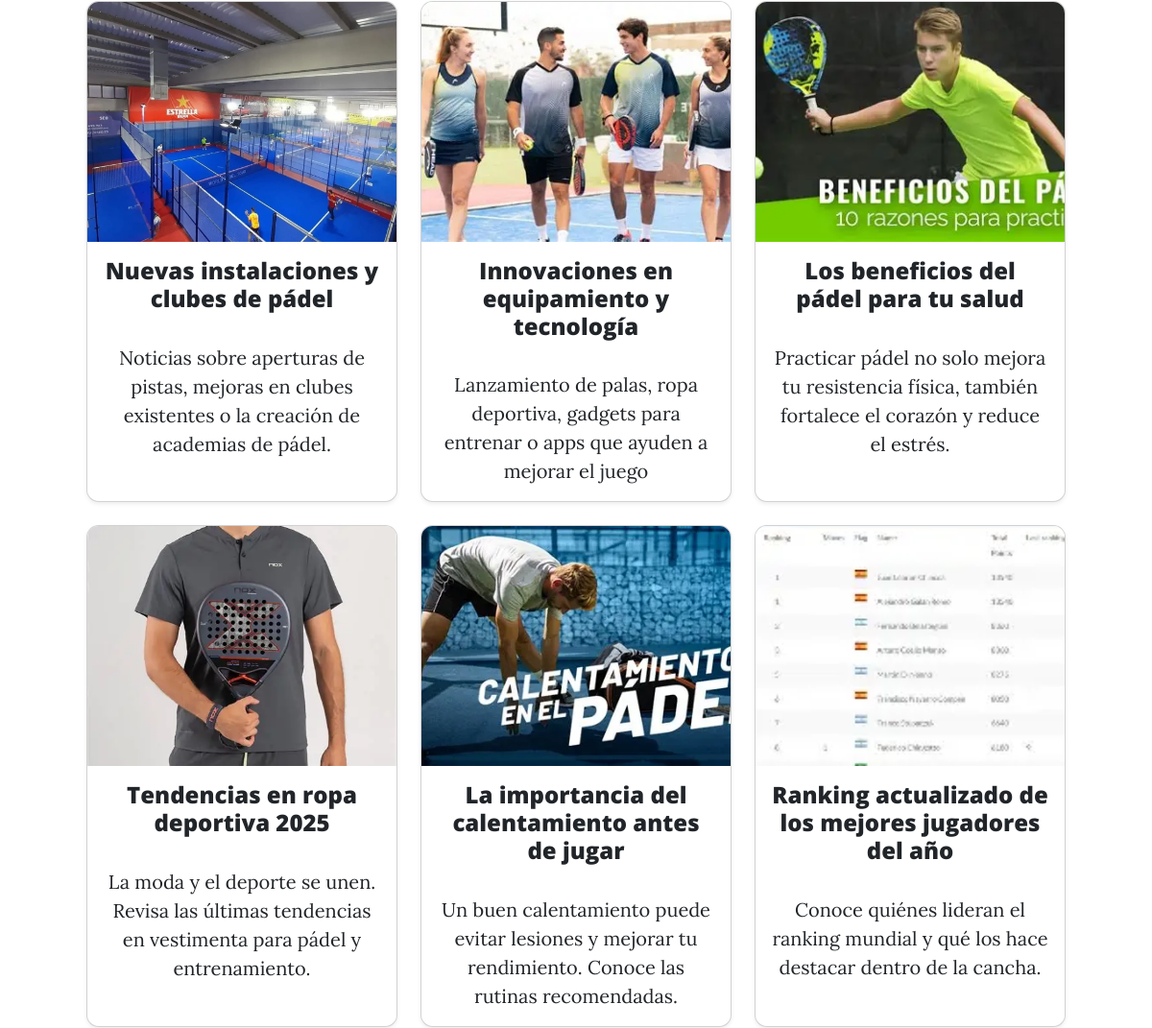
The page /noticias/ (middle part) on the database as committed earlier.
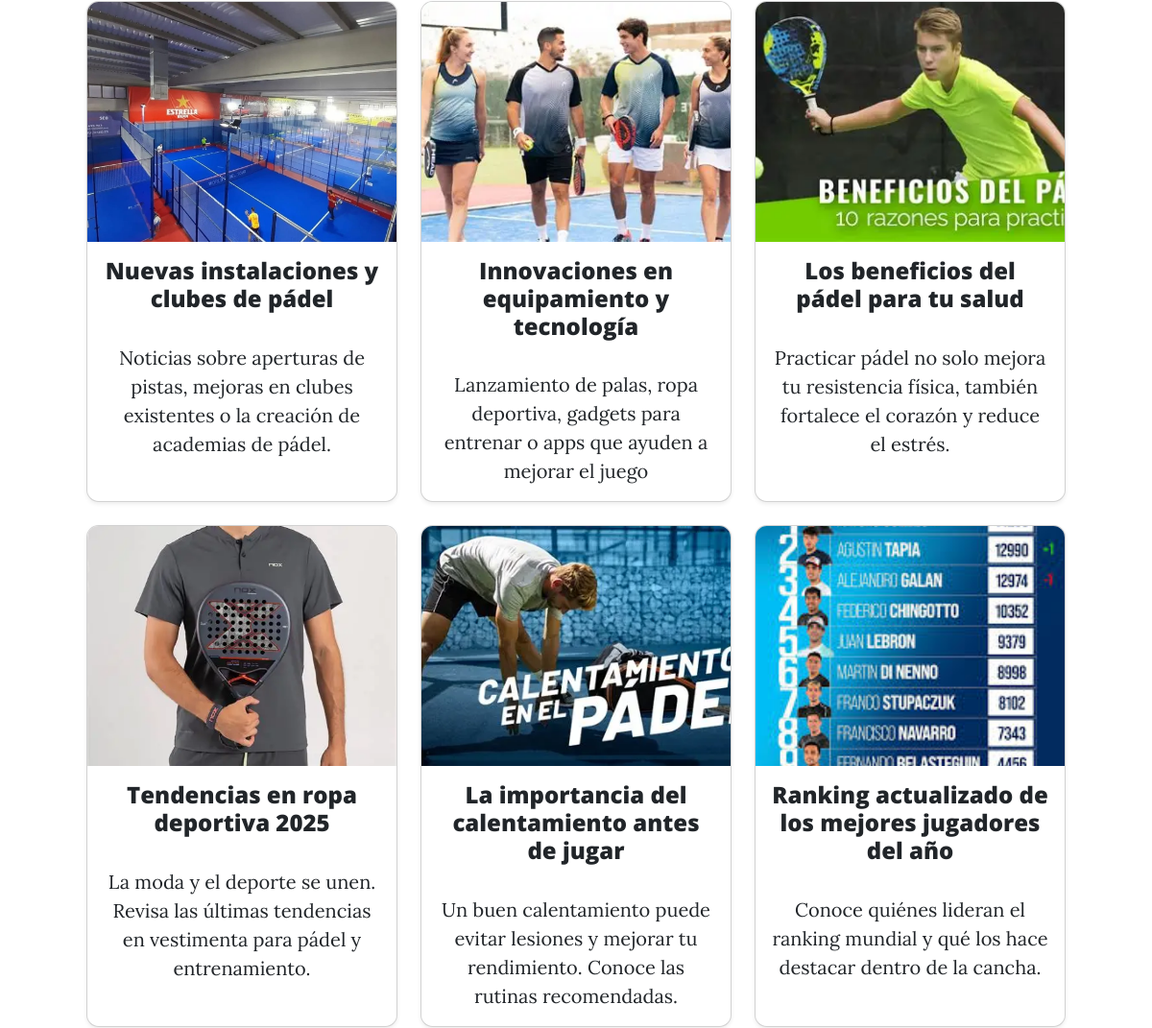
The same page on the database as committed later.
### foro/models.py (models this page shows, shortened)
class Noticia(models.Model):
    titulo=models.CharField(max_length=100)
    detalle=models.TextField()
    imagen=models.ImageField(upload_to="projects",verbose_name="Imagen")
    created=models.DateTimeField(auto_now_add=True)
    updated=models.DateTimeField(auto_now=True)

### foro/views.py (the view)
# urls.py: path('noticias/',v_foro.noticias,name="noticias"),
def noticias(request):
    lista_noticias = Noticia.objects.all().order_by('-created')  # opcional: ordena por fecha
    paginator = Paginator(lista_noticias, 6)  # 5 noticias por página
    page_number = request.GET.get('page')    # número de página desde la URL
    page_obj = paginator.get_page(page_number)
    return render(request, 'foro/noticias.html', {'page_obj': page_obj})

### foro/templates/foro/noticias.html (shortened to what this page needs)
{% extends 'core/base.html' %}
{% load static %}
{% block content %}
<div class="container my-5">
  <div class="row">
    {% for n in page_obj %}
      <div class="col-md-4 d-flex justify-content-center">
        <div class="card mb-4 shadow-sm" style="width: 100%; max-width: 350px;">
          {% if n.imagen %}
            <img src="{{ n.imagen.url }}" alt="{{ n.titulo }}" class="card-img-top noticia-img">
          {% else %}
            <img src="{% static 'core/assets/img/default.jpg' %}" alt="Imagen no disponible" class="card-img-top noticia-img">
          {% endif %}
          <div class="card-body text-center">
            <h2 class="card-title fs-4">{{ n.titulo }}</h2>
            <p class="card-text">{{ n.detalle }}</p>
          </div>
        </div>
      </div>
    {% empty %}
      <p class="text-center">No hay noticias disponibles 📰</p>
    {% endfor %}
  </div>
</div>
{% endblock %}

### core/templates/core/base.html (shortened to what this page needs)
{%load static%}
<!DOCTYPE html>
<html lang="en">
    <head>
        <link href="css/styles.css" rel="stylesheet" />
        <link href="{% static 'core/css/styles.css' %}"
                rel="stylesheet" />
    </head>
    <body>
        <div class="container px-4 px-lg-5">
            {%block content%}
            {%endblock%}
        </div>
    </body>
</html>

### core/templates/core/base.html (style rules this page uses)
.noticia-img { width: 100%; height: 250px; object-fit: cover; object-position: center; border-top-left-radius: 0.5rem; border-top-right-radius: 0.5rem; }
.card { border-radius: 0.8rem; overflow: hidden; transition: transform 0.2s ease-in-out; }

Rows that differ between the two databases and show on the page:
changed Noticia "Ranking actualizado de los mejores jugadores del año": imagen: a different picture
